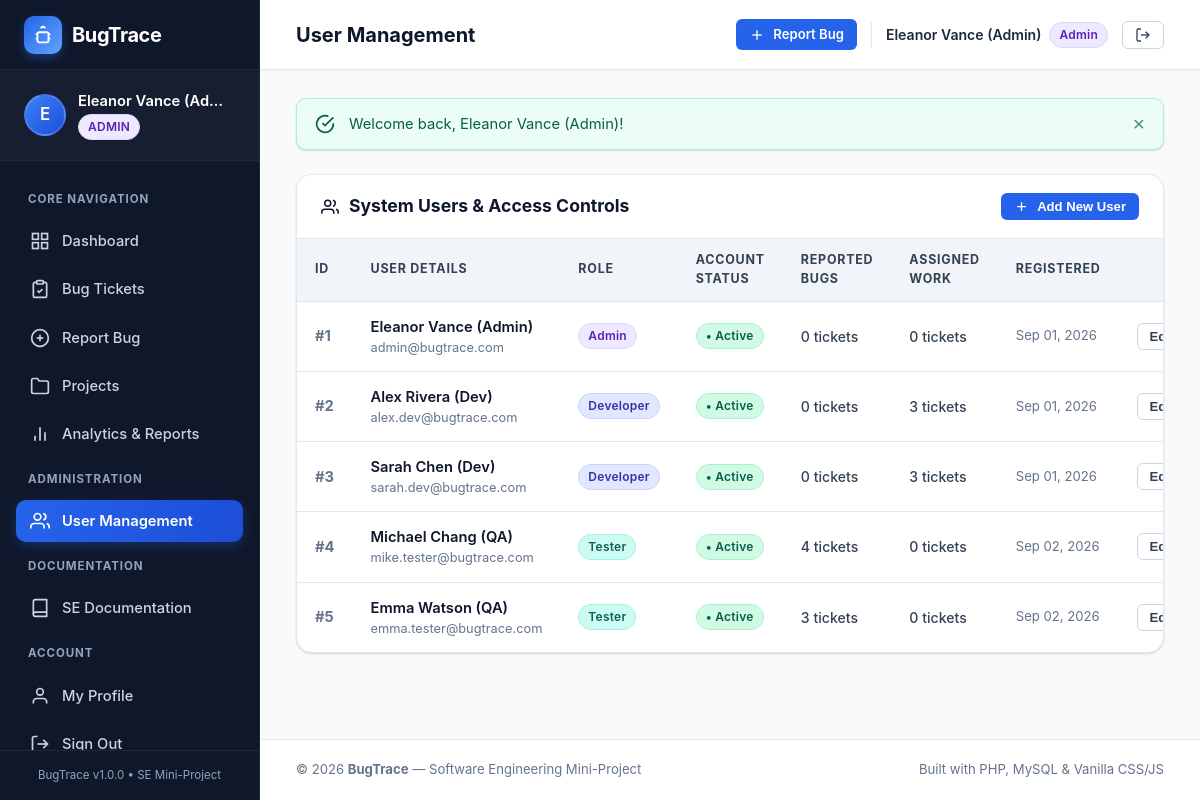
/users.php (signed in), run on the app's committed database.
### tables this page shows
CREATE TABLE `users` (
  `id` INT AUTO_INCREMENT PRIMARY KEY,
  `name` VARCHAR(100) NOT NULL,
  `email` VARCHAR(150) NOT NULL UNIQUE,
  `password` VARCHAR(255) NOT NULL,
  `role` ENUM('admin', 'developer', 'tester') NOT NULL DEFAULT 'tester',
  `status` ENUM('active', 'inactive') NOT NULL DEFAULT 'active',
  `created_at` TIMESTAMP DEFAULT CURRENT_TIMESTAMP,
  `updated_at` TIMESTAMP DEFAULT CURRENT_TIMESTAMP ON UPDATE CURRENT_TIMESTAMP,
  INDEX `idx_users_role` (`role`),
  INDEX `idx_users_status` (`status`)
);

### includes/auth.php (called while the page is built, shortened)
<?php
require_once __DIR__ . '/functions.php';
function is_logged_in(): bool {
    return !empty($_SESSION['user_id']) && !empty($_SESSION['user_role']);
}
function current_user(): ?array {
    return [
        'id'     => (int)$_SESSION['user_id'],
        'name'   => $_SESSION['user_name'] ?? 'User',
        'email'  => $_SESSION['user_email'] ?? '',
        'role'   => $_SESSION['user_role'] ?? 'tester',
        'status' => $_SESSION['user_status'] ?? 'active'
    ];
}

### users.php (the view, shortened to what this page needs)
<?php
require_once __DIR__ . '/includes/auth.php';
require_once __DIR__ . '/includes/functions.php';
$db = get_db();
$users = $db->query("
    SELECT
        u.*,
        (SELECT COUNT(*) FROM bugs WHERE reporter_id = u.id) AS reported_count,
        (SELECT COUNT(*) FROM bugs WHERE assigned_to = u.id) AS assigned_count
    FROM users u
    ORDER BY u.id ASC
")->fetchAll();
$pageTitle = 'User Management';
require_once __DIR__ . '/includes/header.php';
?>
<div class="card" style="margin-bottom: 24px;">
    <div class="card-header">
        <h2 class="card-title">
            <svg width="18" height="18" fill="none" stroke="currentColor" stroke-width="2" viewBox="0 0 24 24"><path d="M17 21v-2a4 4 0 0 0-4-4H5a4 4 0 0 0-4 4v2"></path><circle cx="9" cy="7" r="4"></circle><path d="M23 21v-2a4 4 0 0 0-3-3.87"></path><path d="M16 3.13a4 4 0 0 1 0 7.75"></path></svg>
            System Users &amp; Access Controls
        </h2>
        <button type="button" class="btn btn-primary btn-sm" onclick="openModal('create-user-modal')">
            <svg width="15" height="15" fill="none" stroke="currentColor" stroke-width="2" viewBox="0 0 24 24"><line x1="12" y1="5" x2="12" y2="19"></line><line x1="5" y1="12" x2="19" y2="12"></line></svg>
            Add New User
        </button>
    </div>
    <div class="table-responsive">
        <table class="table">
            <thead>
                <tr>
                    <th style="width: 60px;">ID</th>
                    <th>User Details</th>
                    <th>Role</th>
                    <th>Account Status</th>
                    <th>Reported Bugs</th>
                    <th>Assigned Work</th>
                    <th>Registered</th>
                    <th style="width: 140px; text-align: right;">Actions</th>
                </tr>
            </thead>
            <tbody>
                <?php foreach ($users as $u): ?>
                    <tr>
                        <td style="font-weight: 700; color: var(--slate-500);">#<?= (int)$u['id']; ?></td>
                        <td>
                            <div style="font-weight: 600; color: var(--navy-900);"><?= e($u['name']); ?></div>
                            <div style="font-size: 0.8rem; color: var(--slate-500);"><?= e($u['email']); ?></div>
                        </td>
                        <td><?= render_role_badge($u['role']); ?></td>
                        <td>
                            <?php if ($u['status'] === 'active'): ?>
                                <span class="badge badge-active">&bull; Active</span>
                            <?php else: ?>
                                <span class="badge badge-inactive">&bull; Inactive</span>
                            <?php endif; ?>
                        </td>
                        <td style="font-size: 0.88rem; color: var(--navy-700); font-weight: 500;">
                            <?= (int)$u['reported_count']; ?> tickets
                        </td>
                        <td style="font-size: 0.88rem; color: var(--navy-700); font-weight: 500;">
                            <?= (int)$u['assigned_count']; ?> tickets
                        </td>
                        <td style="font-size: 0.82rem; color: var(--slate-500);">
                            <?= time_ago($u['created_at']); ?>
                        </td>
                        <td style="text-align: right;">
                            <div style="display: inline-flex; gap: 6px;">
                                <button type="button" class="btn btn-secondary btn-sm" onclick="editUser(<?= (int)$u['id']; ?>, '<?= e($u['name']); ?>', '<?= e($u['role']); ?>', '<?= e($u['status']); ?>')">
                                    Edit
                                </button>
                            </div>
                        </td>
                    </tr>
                <?php endforeach; ?>
            </tbody>
        </table>
    </div>
</div>
<?php require_once __DIR__ . '/includes/footer.php'; ?>

### includes/header.php (shortened to what this page needs)
<?php
require_once __DIR__ . '/functions.php';
require_once __DIR__ . '/auth.php';
$currentUser = current_user();
$pageTitle = $pageTitle ?? APP_TITLE;
?>
<!DOCTYPE html>
<html lang="en">
<head>
    <link rel="stylesheet" href="<?= BASE_URL; ?>/assets/css/style.css">
</head>
<body>
<div class="app-container">
    <?php include __DIR__ . '/sidebar.php'; ?>
    <div class="app-main">
        <header class="app-topbar">
            <div class="topbar-title">
                <span><?= e($pageTitle); ?></span>
            </div>
            <div class="topbar-actions">
                <a href="<?= BASE_URL; ?>/bug_create.php" class="btn btn-primary btn-sm">
                    <svg width="16" height="16" fill="none" stroke="currentColor" stroke-width="2" viewBox="0 0 24 24">
                        <line x1="12" y1="5" x2="12" y2="19"></line>
                        <line x1="5" y1="12" x2="19" y2="12"></line>
                    </svg>
                    <span>Report Bug</span>
                </a>
                <div class="user-pill" style="display: flex; align-items: center; gap: 8px; border-left: 1px solid var(--slate-200); padding-left: 14px;">
                    <span style="font-weight: 600; font-size: 0.88rem; color: var(--navy-800);"><?= e($currentUser['name']); ?></span>
                    <?= render_role_badge($currentUser['role']); ?>
                </div>
                <a href="<?= BASE_URL; ?>/logout.php" class="btn btn-secondary btn-sm" title="Log Out" data-confirm="Are you sure you want to sign out?">
                    <svg width="16" height="16" fill="none" stroke="currentColor" stroke-width="2" viewBox="0 0 24 24">
                        <path d="M9 21H5a2 2 0 0 1-2-2V5a2 2 0 0 1 2-2h4"></path>
                        <polyline points="16 17 21 12 16 7"></polyline>
                        <line x1="21" y1="12" x2="9" y2="12"></line>
                    </svg>
                </a>
            </div>
        </header>
        <main class="main-content">
            <?= render_flash_messages(); ?>

### includes/sidebar.php
<?php
$user = current_user();
$active = basename($_SERVER['PHP_SELF'], '.php');
$userInitials = strtoupper(substr($user['name'] ?? 'U', 0, 1));
?>
<aside class="app-sidebar">
    <div class="sidebar-header">
        <a href="<?= BASE_URL; ?>/dashboard.php" class="sidebar-logo">
            <div class="logo-badge">
                <svg width="22" height="22" fill="none" stroke="currentColor" stroke-width="2" viewBox="0 0 24 24">
                    <rect x="6" y="9" width="12" height="11" rx="2"></rect>
                    <path d="M10 5a2 2 0 1 1 4 0"></path>
                    <path d="M4 11h2"></path>
                    <path d="M18 11h2"></path>
                    <path d="M4 16h2"></path>
                    <path d="M18 16h2"></path>
                </svg>
            </div>
            <span><?= APP_NAME; ?></span>
        </a>
    </div>
    <div class="sidebar-user">
        <div class="user-avatar-circle"><?= e($userInitials); ?></div>
        <div class="sidebar-user-info">
            <div class="sidebar-user-name"><?= e($user['name']); ?></div>
            <div class="sidebar-user-role"><?= render_role_badge($user['role']); ?></div>
        </div>
    </div>
    <nav class="sidebar-nav">
        <div class="nav-section-title">Core Navigation</div>
        <a href="<?= BASE_URL; ?>/dashboard.php" class="nav-link <?= ($active === 'dashboard') ? 'active' : ''; ?>">
            <svg fill="none" stroke="currentColor" stroke-width="2" viewBox="0 0 24 24">
                <rect x="3" y="3" width="7" height="7"></rect>
                <rect x="14" y="3" width="7" height="7"></rect>
                <rect x="14" y="14" width="7" height="7"></rect>
                <rect x="3" y="14" width="7" height="7"></rect>
            </svg>
            <span>Dashboard</span>
        </a>
        <a href="<?= BASE_URL; ?>/bugs.php" class="nav-link <?= ($active === 'bugs' || $active === 'bug_view' || $active === 'bug_edit') ? 'active' : ''; ?>">
            <svg fill="none" stroke="currentColor" stroke-width="2" viewBox="0 0 24 24">
                <path d="M16 4h2a2 2 0 0 1 2 2v14a2 2 0 0 1-2 2H6a2 2 0 0 1-2-2V6a2 2 0 0 1 2-2h2"></path>
                <rect x="8" y="2" width="8" height="4" rx="1" ry="1"></rect>
                <path d="M9 14l2 2 4-4"></path>
            </svg>
            <span>Bug Tickets</span>
        </a>
        <a href="<?= BASE_URL; ?>/bug_create.php" class="nav-link <?= ($active === 'bug_create') ? 'active' : ''; ?>">
            <svg fill="none" stroke="currentColor" stroke-width="2" viewBox="0 0 24 24">
                <circle cx="12" cy="12" r="10"></circle>
                <line x1="12" y1="8" x2="12" y2="16"></line>
                <line x1="8" y1="12" x2="16" y2="12"></line>
            </svg>
            <span>Report Bug</span>
        </a>
        <a href="<?= BASE_URL; ?>/projects.php" class="nav-link <?= ($active === 'projects') ? 'active' : ''; ?>">
            <svg fill="none" stroke="currentColor" stroke-width="2" viewBox="0 0 24 24">
                <path d="M22 19a2 2 0 0 1-2 2H4a2 2 0 0 1-2-2V5a2 2 0 0 1 2-2h5l2 3h9a2 2 0 0 1 2 2z"></path>
            </svg>
            <span>Projects</span>
        </a>
        <a href="<?= BASE_URL; ?>/reports.php" class="nav-link <?= ($active === 'reports') ? 'active' : ''; ?>">
            <svg fill="none" stroke="currentColor" stroke-width="2" viewBox="0 0 24 24">
                <line x1="18" y1="20" x2="18" y2="10"></line>
                <line x1="12" y1="20" x2="12" y2="4"></line>
                <line x1="6" y1="20" x2="6" y2="14"></line>
            </svg>
            <span>Analytics & Reports</span>
        </a>
        <?php if ($user['role'] === 'admin'): ?>
            <div class="nav-section-title">Administration</div>
            <a href="<?= BASE_URL; ?>/users.php" class="nav-link <?= ($active === 'users') ? 'active' : ''; ?>">
                <svg fill="none" stroke="currentColor" stroke-width="2" viewBox="0 0 24 24">
                    <path d="M17 21v-2a4 4 0 0 0-4-4H5a4 4 0 0 0-4 4v2"></path>
                    <circle cx="9" cy="7" r="4"></circle>
                    <path d="M23 21v-2a4 4 0 0 0-3-3.87"></path>
                    <path d="M16 3.13a4 4 0 0 1 0 7.75"></path>
                </svg>
                <span>User Management</span>
            </a>
        <?php endif; ?>
        <div class="nav-section-title">Documentation</div>
        <a href="<?= BASE_URL; ?>/docs.php" class="nav-link <?= ($active === 'docs') ? 'active' : ''; ?>">
            <svg fill="none" stroke="currentColor" stroke-width="2" viewBox="0 0 24 24">
                <path d="M4 19.5A2.5 2.5 0 0 1 6.5 17H20"></path>
                <path d="M6.5 2H20v20H6.5A2.5 2.5 0 0 1 4 19.5v-15A2.5 2.5 0 0 1 6.5 2z"></path>
            </svg>
            <span>SE Documentation</span>
        </a>
        <div class="nav-section-title">Account</div>
        <a href="<?= BASE_URL; ?>/profile.php" class="nav-link <?= ($active === 'profile') ? 'active' : ''; ?>">
            <svg fill="none" stroke="currentColor" stroke-width="2" viewBox="0 0 24 24">
                <path d="M20 21v-2a4 4 0 0 0-4-4H8a4 4 0 0 0-4 4v2"></path>
                <circle cx="12" cy="7" r="4"></circle>
            </svg>
            <span>My Profile</span>
        </a>
        <a href="<?= BASE_URL; ?>/logout.php" class="nav-link" data-confirm="Are you sure you want to sign out?">
            <svg fill="none" stroke="currentColor" stroke-width="2" viewBox="0 0 24 24">
                <path d="M9 21H5a2 2 0 0 1-2-2V5a2 2 0 0 1 2-2h4"></path>
                <polyline points="16 17 21 12 16 7"></polyline>
                <line x1="21" y1="12" x2="9" y2="12"></line>
            </svg>
            <span>Sign Out</span>
        </a>
    </nav>
    <div class="sidebar-footer">
        <div style="font-size: 0.72rem; color: var(--slate-400); text-align: center;">
            BugTrace v<?= APP_VERSION; ?> &bull; SE Mini-Project
        </div>
    </div>
</aside>

### includes/functions.php (shortened to what this page needs)
<?php
function e(?string $string): string {
    return htmlspecialchars($string ?? '', ENT_QUOTES | ENT_SUBSTITUTE, 'UTF-8');
}
function get_flash(): array {
    $flashes = $_SESSION['flash'] ?? [];
    return $flashes;
}
function render_flash_messages(): string {
    $flashes = get_flash();
    $html = '<div class="flash-container">';
    foreach ($flashes as $flash) {
        $type = e($flash['type']);
        $msg = e($flash['message']);
        $icon = match($type) {
            'success' => '<svg width="20" height="20" fill="none" stroke="currentColor" stroke-width="2" viewBox="0 0 24 24"><path d="M22 11.08V12a10 10 0 1 1-5.93-9.14"></path><polyline points="22 4 12 14.01 9 11.01"></polyline></svg>',
            'danger'  => '<svg width="20" height="20" fill="none" stroke="currentColor" stroke-width="2" viewBox="0 0 24 24"><circle cx="12" cy="12" r="10"></circle><line x1="15" y1="9" x2="9" y2="15"></line><line x1="9" y1="9" x2="15" y2="15"></line></svg>',
            'warning' => '<svg width="20" height="20" fill="none" stroke="currentColor" stroke-width="2" viewBox="0 0 24 24"><path d="M10.29 3.86L1.82 18a2 2 0 0 0 1.71 3h16.94a2 2 0 0 0 1.71-3L13.71 3.86a2 2 0 0 0-3.42 0z"></path><line x1="12" y1="9" x2="12" y2="13"></line><line x1="12" y1="17" x2="12.01" y2="17"></line></svg>',
            default   => '<svg width="20" height="20" fill="none" stroke="currentColor" stroke-width="2" viewBox="0 0 24 24"><circle cx="12" cy="12" r="10"></circle><line x1="12" y1="16" x2="12" y2="12"></line><line x1="12" y1="8" x2="12.01" y2="8"></line></svg>'
        };
        $html .= <<<HTML
        <div class="alert alert-{$type} animate-fade-in" role="alert">
            <div class="alert-icon">{$icon}</div>
            <div class="alert-message">{$msg}</div>
            <button type="button" class="alert-close" onclick="this.parentElement.remove();" aria-label="Close">&times;</button>
        </div>
HTML;
    }
    $html .= '</div>';
    return $html;
}
function time_ago(?string $datetime): string {
    $time = strtotime($datetime);
    $diff = time() - $time;
    return date('M d, Y', $time);
}
function render_role_badge(string $role): string {
    $class = match(strtolower($role)) {
        'admin'     => 'badge-role-admin',
        'developer' => 'badge-role-dev',
        'tester'    => 'badge-role-tester',
        default     => 'badge-default'
    };
    return '<span class="badge ' . $class . '">' . ucfirst(e($role)) . '</span>';
}

### data on the page
users: name "E", name "Eleanor Vance (Ad…", role "ADMIN Admin", name "Eleanor Vance (Admin)", id "1", email "admin@bugtrace.com", role "Admin", status "• Active", reported_count "0", assigned_count "0", created_at "Sep 01, 2026"
users: id "2", name "Alex Rivera (Dev)", email "alex.dev@bugtrace.com", role "Developer", status "• Active", reported_count "0", assigned_count "3", created_at "Sep 01, 2026"
users: id "3", name "Sarah Chen (Dev)", email "sarah.dev@bugtrace.com", role "Developer", status "• Active", reported_count "0", assigned_count "3", created_at "Sep 01, 2026"
users: id "4", name "Michael Chang (QA)", email "mike.tester@bugtrace.com", role "Tester", status "• Active", reported_count "4", assigned_count "0", created_at "Sep 02, 2026"
users: id "5", name "Emma Watson (QA)", email "emma.tester@bugtrace.com", role "Tester", status "• Active", reported_count "3", assigned_count "0", created_at "Sep 02, 2026"

### other printed values
APP_NAME "BugTrace"
APP_VERSION "1.0.0"
$pageTitle "User Management"
$msg "Welcome back, Eleanor Vance (Admin)!"
